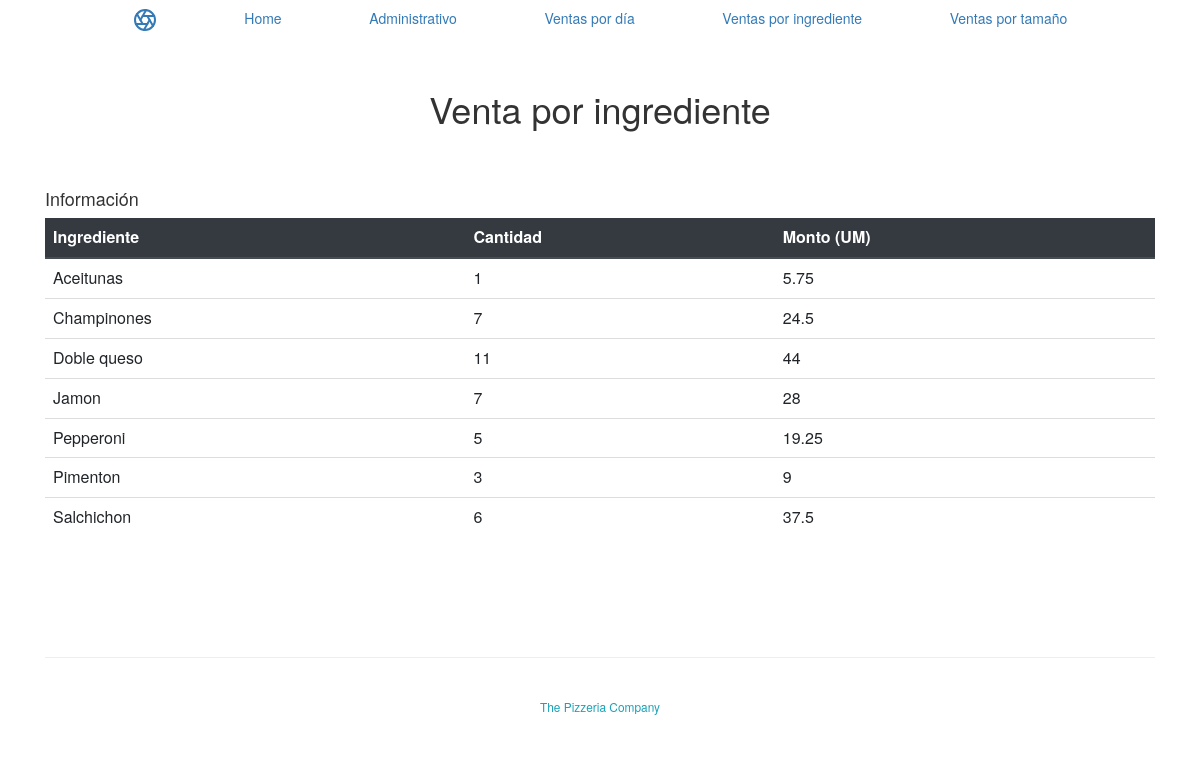
The page /pedidos/administracion/ingrediente/ on the database its author committed.
### pedidos/models.py (models this page shows, shortened)
class Pedido(models.Model):
    pedido_id = models.AutoField(primary_key=True)
    fecha_pedido = models.DateField('Fecha pedido')
    nombre_cliente = models.CharField(max_length=200)

### pedidos/views.py (the view)
# urls.py: path('administracion/ingrediente/', views.venta_ingrediente, name='venta_ingrediente'),
def venta_ingrediente(request):
    raw_query = '''
                select pedidos_pedido.pedido_id,
                pedidos_ingrediente.nombre_ingrediente,
                count(pedidos_ingrediente.ingrediente_id) Cantidad,
                count(pedidos_ingrediente.ingrediente_id) * pedidos_ingrediente.costo_ingrediente Monto
                from pedidos_ingrediente , pedidos_pedido , pedidos_pizza ,pedidos_pizza_ingrediente
                where pedidos_pizza.pedido_id_id = pedidos_pedido.pedido_id and
                 pedidos_pizza_ingrediente.pizza_id_id = pedidos_pizza.pizza_id
                 and pedidos_pizza_ingrediente.ingrediente_id_id = pedidos_ingrediente.ingrediente_id
                group by pedidos_ingrediente.nombre_ingrediente
        '''
    results = Pedido.objects.raw(raw_query)
    return render(request, 'pedidos/venta_ingrediente.html', {'resultado': results})

### pedidos/templates/pedidos/venta_ingrediente.html (shortened to what this page needs)
<html>
    <head>
       {% load bootstrap4 %}
       {% bootstrap_css %}
       <link href="//cdnjs.cloudflare.com/ajax/libs/twitter-bootstrap/3.3.7/css/bootstrap.css" rel="stylesheet"/>
       <link href="//cdnjs.cloudflare.com/ajax/libs/bootstrap-datetimepicker/4.17.37/css/bootstrap-datetimepicker.css" rel="stylesheet"/>
    </head>
    <body>
        <nav class="site-header py-1">
            <div class="container d-flex flex-column flex-md-row justify-content-between">
                <a class="py-2" href="{% url 'pedidos:index' %}">
                </a>
                <a class="py-2 d-none d-md-inline-block" href="{% url 'pedidos:index' %}">Home</a>
                <a class="py-2 d-none d-md-inline-block" href="{% url 'pedidos:administracion' %}">Administrativo</a>
                <a class="py-2 d-none d-md-inline-block" href="{% url 'pedidos:hoy' %}">Ventas por día</a>
                <a class="py-2 d-none d-md-inline-block" href="{% url 'pedidos:venta_ingrediente' %}">Ventas por ingrediente</a>
                <a class="py-2 d-none d-md-inline-block" href="{% url 'pedidos:venta_tamano' %}">Ventas por tamaño</a>
            </div>
            </nav>
<div class="container py-5">
    <div class="row">
        <div class="col-md-12">
            <h1 class="text-center mb-5">Venta por ingrediente</h1>
            <div>
               <br>
               <h4>Información </h4>
                   <table class="table">
                    <thead class="thead-dark">
                      <tr>
                        <th scope="col">Ingrediente</th>
                        <th scope="col">Cantidad</th>
                        <th scope="col">Monto (UM)</th>
                      </tr>
                    </thead>
                    <tbody>
                        {% for i in resultado %}
                        <tr>
                        <td>{{i.nombre_ingrediente}}</td>
                        <td>{{i.Cantidad}}</td>
                        <td>{{i.Monto}}</td>
                    </tr>
                    {% endfor %}
                    </tbody>
                </table>
            </div>
        <br><br><br><br>
        </div>
    </div>
    <hr>
    <p class="text-center"><br>
        <a class="small text-info d-inline-block" >The Pizzeria Company</a>
    </p>
</div>
    </body>
  </html>

### rows shown on the page
Pedido: nombre_ingrediente "Aceitunas", Cantidad "1", Monto "5.75"
Pedido: nombre_ingrediente "Champinones", Cantidad "7", Monto "24.5", nombre_ingrediente "Doble queso", Cantidad "11", Monto "44", nombre_ingrediente "Jamon", Monto "28"
Pedido: nombre_ingrediente "Pepperoni", Cantidad "5", Monto "19.25", nombre_ingrediente "Salchichon", Cantidad "6", Monto "37.5"
Pedido: nombre_ingrediente "Pimenton", Cantidad "3", Monto "9"
